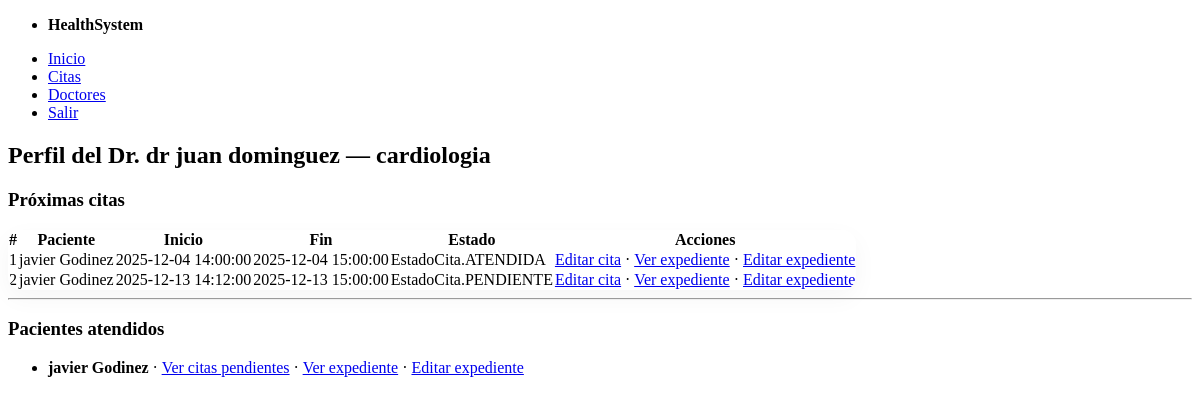
Before: /doctor/1 (signed in) with the older database file.
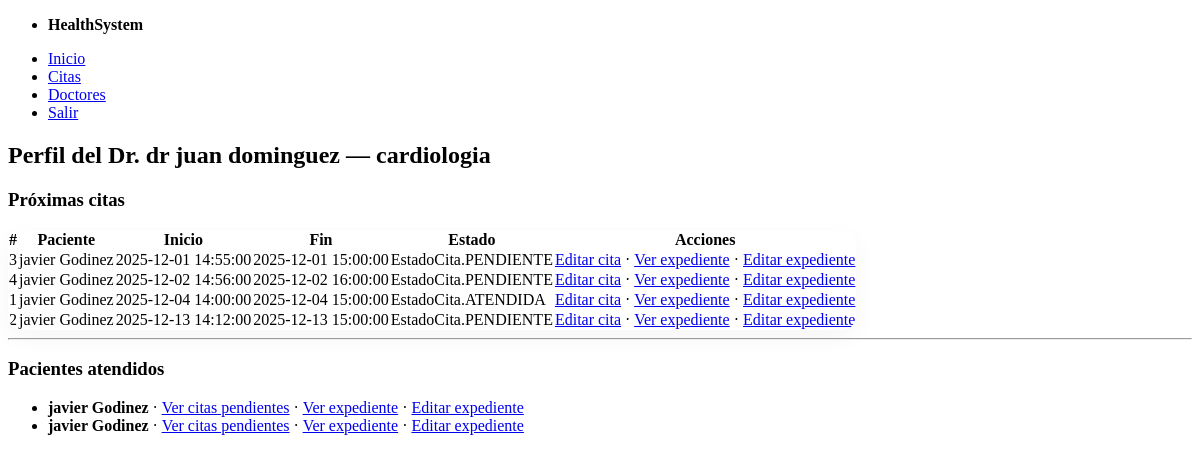
After: the same page with the newer database file.
### models.py (models this page shows, shortened)
class Cita(Base):
    __tablename__ = "citas"
    id = Column(Integer, primary_key=True)
    medico_id = Column(Integer, ForeignKey("medicos.id"), nullable=False, index=True)
    paciente_id = Column(Integer, ForeignKey("usuarios.id"), nullable=False, index=True)
    start_at = Column(DateTime, nullable=False, index=True)
    end_at = Column(DateTime, nullable=False, index=True)
    estado = Column(SAEnum(EstadoCita), default=EstadoCita.PENDIENTE, nullable=False)
    notas = Column(String, nullable=True)
    medico = relationship("Medico", back_populates="citas")
    paciente = relationship("Usuario")

class Usuario(Base, UserMixin):
    __tablename__ = "usuarios"
    id = Column(Integer, primary_key=True)
    nombre = Column(String, nullable=False)
    apellido = Column(String, nullable=False)
    email = Column(String, unique=True, index=True, nullable=False)
    password_hash = Column(String, nullable=False)
    tipo = Column(SAEnum(TipoUsuario), default=TipoUsuario.PACIENTE, nullable=False)
    medico = relationship("Medico", back_populates="usuario", uselist=False)
    expediente = relationship("Expediente", back_populates="paciente", uselist=False)

### app.py (the view)
@app.route("/doctor/<int:medico_id>")
@login_required
def doctor_perfil(medico_id: int):
    with get_db() as db:
        medico = (
            db.query(Medico)
            .options(joinedload(Medico.usuario))
            .filter(Medico.id == medico_id)
            .first()
        )
        if not medico:
            flash("Médico no encontrado", "warning")
            return redirect(url_for("dashboard"))
        es_admin = current_user.tipo == TipoUsuario.ADMIN
        es_el_mismo_medico = False
        if current_user.tipo == TipoUsuario.MEDICO:
            medico_actual = db.query(Medico).filter(Medico.usuario_id == current_user.id).first()
            es_el_mismo_medico = bool(medico_actual and medico_actual.id == medico.id)
        if not (es_admin or es_el_mismo_medico):
            abort(403)
        hoy_inicio = datetime.combine(datetime.today().date(), time.min)
        citas = (
            db.query(Cita)
            .options(
                joinedload(Cita.paciente),
                joinedload(Cita.medico).joinedload(Medico.usuario),
            )
            .filter(
                Cita.medico_id == medico.id,
                Cita.start_at >= hoy_inicio,
            )
            .order_by(Cita.start_at.asc())
            .all()
        )
        pacientes = (
            db.query(Usuario)
            .join(Cita, Cita.paciente_id == Usuario.id)
            .filter(Cita.medico_id == medico.id)
            .distinct()
            .order_by(Usuario.apellido.asc(), Usuario.nombre.asc())
            .all()
        )
    puede_editar_expediente = es_admin or es_el_mismo_medico
    return render_template(
        "doctor_perfil.html",
        medico=medico,
        citas=citas,
        pacientes=pacientes,
        EstadoCita=EstadoCita,
        puede_editar_expediente=puede_editar_expediente
    )

### app.py (called while the page is built)
@contextmanager
def get_db():
    db = SessionLocal()
    try:
        yield db
        db.commit()
    except Exception:
        db.rollback()
        raise
    finally:
        db.close()

@login_manager.user_loader
def load_user(user_id):
    with get_db() as db:
        return db.get(Usuario, int(user_id))

### templates/doctor_perfil.html (shortened to what this page needs)
{% extends "_layout.html" %}
{% block content %}
<h2>Perfil del Dr. {{ medico.usuario.nombre }} {{ medico.usuario.apellido }} — {{ medico.especialidad }}</h2>
<section>
  <h3>Próximas citas</h3>
  {% if citas|length == 0 %}
    <p>No hay citas próximas para este médico.</p>
  {% else %}
    <table>
      <thead>
        <tr>
          <th>#</th>
          <th>Paciente</th>
          <th>Inicio</th>
          <th>Fin</th>
          <th>Estado</th>
          <th>Acciones</th>
        </tr>
      </thead>
      <tbody>
        {% for c in citas %}
        <tr>
          <td>{{ c.id }}</td>
          <td>{{ c.paciente.nombre }} {{ c.paciente.apellido }}</td>
          <td>{{ c.start_at }}</td>
          <td>{{ c.end_at }}</td>
          <td>{{ c.estado }}</td>
          <td>
            <a href="{{ url_for('citas_edit', cita_id=c.id) }}">Editar cita</a>
            · <a href="{{ url_for('expediente_view', paciente_id=c.paciente.id) }}">Ver expediente</a>
            {% if puede_editar_expediente %}
              · <a href="{{ url_for('expediente_edit', paciente_id=c.paciente.id) }}">Editar expediente</a>
            {% endif %}
          </td>
        </tr>
        {% endfor %}
      </tbody>
    </table>
  {% endif %}
</section>
<hr>
<section>
  <h3>Pacientes atendidos</h3>
  {% if pacientes|length == 0 %}
    <p>Aún no hay pacientes registrados para este médico.</p>
  {% else %}
    <ul>
      {% for p in pacientes %}
        <li>
          <strong>{{ p.nombre }} {{ p.apellido }}</strong>
          · <a href="{{ url_for('doctor_consultas', paciente_id=p.id) }}">Ver citas pendientes</a>
          · <a href="{{ url_for('expediente_view', paciente_id=p.id) }}">Ver expediente</a>
          {% if puede_editar_expediente %}
            · <a href="{{ url_for('expediente_edit', paciente_id=p.id) }}">Editar expediente</a>
          {% endif %}
        </li>
      {% endfor %}
    </ul>
  {% endif %}
</section>
{% endblock %}

Changed rows visible on the page:
added Cita: id "3", paciente.nombre "javier", paciente.apellido "Godinez", start_at "2025-12-01 14:55:00", end_at "2025-12-01 15:00:00", estado "EstadoCita.PENDIENTE"
added Cita: id "4", paciente.nombre "javier", paciente.apellido "Godinez", start_at "2025-12-02 14:56:00", end_at "2025-12-02 16:00:00", estado "EstadoCita.PENDIENTE"
added Usuario: nombre "javier", apellido "Godinez"
